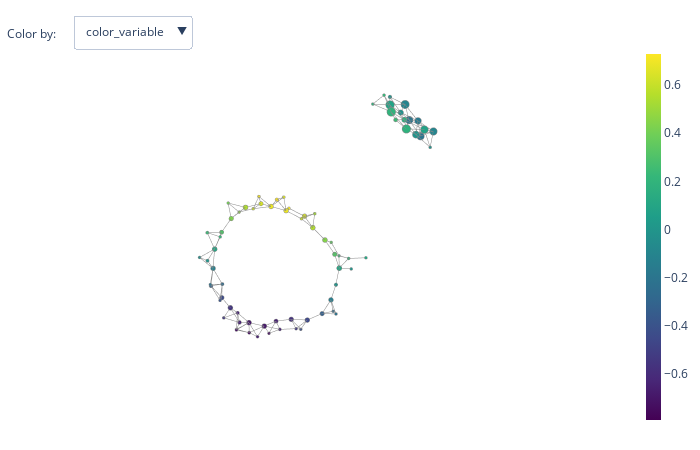

Source (notebook cell):
### Markdown cell above
### Change the layout dimension

It is also possible to visualise the Mapper graph in 3-dimensions by configuring the `layout_dim` argument:

### Code cell
fig = plot_static_mapper_graph(pipe, data, layout_dim=3, color_by_columns_dropdown=True)
fig.show(config={'scrollZoom': True})

### Figure 1 — Plotly figure (JSON) as saved in the notebook; plotly's stock layout.template omitted (floating-point values rounded to 4 significant figures; data arrays with more than 128 entries replaced by an {"elided": "..."} marker saying what was removed)
{"data": [{"hoverinfo": "none", "line": {"color": "#888", "width": 1}, "mode": "lines", "name": "edge_trace", "type": "scatter3d", "uid": "86b38585-ce25-4e17-a9e6-7b55ae55d4bc", "x": {"elided": "465 float values"}, "y": {"elided": "465 float values"}, "z": {"elided": "465 float values"}}, {"hoverinfo": "text", "hoverlabel": {"bgcolor": ["#461062", "#472172", "#45337e", "#3e4889", "#34608d", "#2d728e", "#440154", "#450c5f", "#461869", "#482676", "#433a81", "#3b508a", "#2f6c8e", "#287e8e", "#22948b", "#26a784", "#461264", "#461869", "#472070", "#21958b", "#26a684", "#31b27c", "#482374", "#482777", "#306b8e", "#2b758e", "#25848e", "#22938b", "#39b977", "#54c367", "#44367f", "#433a81", "#2b758e", "#297a8e", "#22928b", "#23a386", "#31b27c", "#5fc860", "#84d34a", "#3d4b89", "#39568b", "#25858e", "#22938b", "#2eaf7e", "#31b37c", "#36b779", "#a3da36", "#b1dd2e", "#34608d", "#2f6c8e", "#22928b", "#23a286", "#30b17d", "#3cba75", "#cae129", "#d8e228", "#2d728e", "#27808e", "#238f8c", "#dbe328", "#ebe527", "#f4e626", "#22948b", "#26a684", "#39b977", "#72cf55", "#90d642", "#cde129", "#eae527", "#fde725", "#34b67a", "#51c269", "#7fd24d", "#afdd2f", "#d4e228", "#f6e626"]}, "hovertext": ["Node ID: 0<br>Node size: 12<br>Summary statistic: -0.725", "Node ID: 1<br>Node size: 78<br>Summary statistic: -0.65", "Node ID: 2<br>Node size: 99<br>Summary statistic: -0.564", "Node ID: 3<br>Node size: 103<br>Summary statistic: -0.456", "Node ID: 4<br>Node size: 87<br>Summary statistic: -0.326", "Node ID: 5<br>Node size: 28<br>Summary statistic: -0.22", "Node ID: 6<br>Node size: 1<br>Summary statistic: -0.79", "Node ID: 7<br>Node size: 46<br>Summary statistic: -0.741", "Node ID: 8<br>Node size: 105<br>Summary statistic: -0.691", "Node ID: 9<br>Node size: 39<br>Summary statistic: -0.632", "Node ID: 10<br>Node size: 7<br>Summary statistic: -0.529", "Node ID: 11<br>Node size: 5<br>Summary statistic: -0.416", "Node ID: 12<br>Node size: 33<br>Summary statistic: -0.257", "Node ID: 13<br>Node size: 100<br>Summary statistic: -0.141", "Node ID: 14<br>Node size: 55<br>Summary statistic: -0.00904", "Node ID: 15<br>Node size: 1<br>Summary statistic: 0.111", "Node ID: 16<br>Node size: 17<br>Summary statistic: -0.718", "Node ID: 17<br>Node size: 108<br>Summary statistic: -0.692", "Node ID: 18<br>Node size: 11<br>Summary statistic: -0.657", "Node ID: 19<br>Node size: 1<br>Summary statistic: 0.00215", "Node ID: 20<br>Node size: 116<br>Summary statistic: 0.106", "Node ID: 21<br>Node size: 28<br>Summary statistic: 0.191", "Node ID: 22<br>Node size: 63<br>Summary statistic: -0.641", "Node ID: 23<br>Node size: 53<br>Summary statistic: -0.627", "Node ID: 24<br>Node size: 31<br>Summary statistic: -0.266", "Node ID: 25<br>Node size: 254<br>Summary statistic: -0.199", "Node ID: 26<br>Node size: 301<br>Summary statistic: -0.101", "Node ID: 27<br>Node size: 58<br>Summary statistic: -0.0136", "Node ID: 28<br>Node size: 31<br>Summary statistic: 0.234", "Node ID: 29<br>Node size: 87<br>Summary statistic: 0.313", "Node ID: 30<br>Node size: 105<br>Summary statistic: -0.549", "Node ID: 31<br>Node size: 17<br>Summary statistic: -0.53", "Node ID: 32<br>Node size: 248<br>Summary statistic: -0.197", "Node ID: 33<br>Node size: 193<br>Summary statistic: -0.169", "Node ID: 34<br>Node size: 126<br>Summary statistic: -0.0204", "Node ID: 35<br>Node size: 318<br>Summary statistic: 0.0846", "Node ID: 36<br>Node size: 2<br>Summary statistic: 0.189", "Node ID: 37<br>Node size: 3<br>Summary statistic: 0.348", "Node ID: 38<br>Node size: 105<br>Summary statistic: 0.443", "Node ID: 39<br>Node size: 93<br>Summary statistic: -0.443", "Node ID: 40<br>Node size: 14<br>Summary statistic: -0.384", "Node ID: 41<br>Node size: 247<br>Summary statistic: -0.1", "Node ID: 42<br>Node size: 221<br>Summary statistic: -0.0118", "Node ID: 43<br>Node size: 117<br>Summary statistic: 0.165", "Node ID: 44<br>Node size: 327<br>Summary statistic: 0.195", "Node ID: 45<br>Node size: 2<br>Summary statistic: 0.224", "Node ID: 46<br>Node size: 3<br>Summary statistic: 0.518", "Node ID: 47<br>Node size: 103<br>Summary statistic: 0.549", "Node ID: 48<br>Node size: 63<br>Summary statistic: -0.325", "Node ID: 49<br>Node size: 52<br>Summary statistic: -0.26", "Node ID: 50<br>Node size: 26<br>Summary statistic: -0.016", "Node ID: 51<br>Node size: 260<br>Summary statistic: 0.0819", "Node ID: 52<br>Node size: 318<br>Summary statistic: 0.185", "Node ID: 53<br>Node size: 65<br>Summary statistic: 0.244", "Node ID: 54<br>Node size: 23<br>Summary statistic: 0.61", "Node ID: 55<br>Node size: 95<br>Summary statistic: 0.642", "Node ID: 56<br>Node size: 10<br>Summary statistic: -0.217", "Node ID: 57<br>Node size: 101<br>Summary statistic: -0.129", "Node ID: 58<br>Node size: 8<br>Summary statistic: -0.0353", "Node ID: 59<br>Node size: 7<br>Summary statistic: 0.648", "Node ID: 60<br>Node size: 99<br>Summary statistic: 0.686", "Node ID: 61<br>Node size: 28<br>Summary statistic: 0.708", "Node ID: 62<br>Node size: 48<br>Summary statistic: -0.00824", "Node ID: 63<br>Node size: 107<br>Summary statistic: 0.109", "Node ID: 64<br>Node size: 45<br>Summary statistic: 0.234", "Node ID: 65<br>Node size: 8<br>Summary statistic: 0.401", "Node ID: 66<br>Node size: 7<br>Summary statistic: 0.473", "Node ID: 67<br>Node size: 29<br>Summary statistic: 0.615", "Node ID: 68<br>Node size: 100<br>Summary statistic: 0.684", "Node ID: 69<br>Node size: 55<br>Summary statistic: 0.729", "Node ID: 70<br>Node size: 18<br>Summary statistic: 0.214", "Node ID: 71<br>Node size: 77<br>Summary statistic: 0.305", "Node ID: 72<br>Node size: 92<br>Summary statistic: 0.431", "Node ID: 73<br>Node size: 107<br>Summary statistic: 0.545", "Node ID: 74<br>Node size: 83<br>Summary statistic: 0.633", "Node ID: 75<br>Node size: 24<br>Summary statistic: 0.712"], "marker": {"color": [-0.7255, -0.6505, -0.5638, -0.456, -0.3259, -0.2203, -0.7905, -0.7408, -0.6913, -0.6319, -0.529, -0.4165, -0.2572, -0.141, -0.00904, 0.111, -0.7175, -0.6924, -0.6568, 0.00215, 0.1056, 0.1911, -0.6414, -0.6266, -0.2659, -0.1992, -0.1005, -0.01364, 0.2339, 0.313, -0.5492, -0.5296, -0.1966, -0.1689, -0.02037, 0.08459, 0.1887, 0.3481, 0.443, -0.4428, -0.3841, -0.1001, -0.01185, 0.1655, 0.1951, 0.2244, 0.5176, 0.5495, -0.3253, -0.2598, -0.01597, 0.08187, 0.1849, 0.244, 0.6104, 0.6417, -0.2168, -0.1293, -0.03531, 0.6482, 0.686, 0.7079, -0.00824, 0.1088, 0.2343, 0.4015, 0.4727, 0.6152, 0.6836, 0.7288, 0.2137, 0.3046, 0.4306, 0.5455, 0.6329, 0.7119], "colorbar": {"thickness": 15, "title": {"side": "right", "text": ""}, "xanchor": "left"}, "colorscale": [[0, "#440154"], [0.1111, "#482878"], [0.2222, "#3e4989"], [0.3333, "#31688e"], [0.4444, "#26828e"], [0.5556, "#1f9e89"], [0.6667, "#35b779"], [0.7778, "#6ece58"], [0.8889, "#b5de2b"], [1, "#fde725"]], "line": {"color": "#888", "width": 1}, "opacity": 1, "reversescale": false, "showscale": true, "size": [12, 78, 99, 103, 87, 28, 1, 46, 105, 39, 7, 5, 33, 100, 55, 1, 17, 108, 11, 1, 116, 28, 63, 53, 31, 254, 301, 58, 31, 87, 105, 17, 248, 193, 126, 318, 2, 3, 105, 93, 14, 247, 221, 117, 327, 2, 3, 103, 63, 52, 26, 260, 318, 65, 23, 95, 10, 101, 8, 7, 99, 28, 48, 107, 45, 8, 7, 29, 100, 55, 18, 77, 92, 107, 83, 24], "sizemin": 4, "sizemode": "area", "sizeref": 4.542}, "mode": "markers", "name": "node_trace", "type": "scatter3d", "uid": "c779f4cb-ed68-47ee-b0f8-4888276aa724", "x": [0.2388, 0.108, -0.3756, -1.068, -1.568, -2.203, 1.361, 0.7846, 0.3134, -0.2785, -0.8337, -0.8316, -1.918, -1.77, -1.788, -2.778, 1.084, 0.7786, 0.2673, -2.097, -1.713, -2.059, 0.8515, 1.159, -4.312, -3.822, -3.624, -3.078, -1.526, -1.463, 1.217, 1.453, -4.362, -4.19, -3.606, -3.257, -2.803, -1.027, -0.9054, 1.378, 1.125, -4.821, -4.314, -3.884, -3.445, -3.143, -0.318, -0.3293, 1.673, 1.257, -4.896, -4.608, -4.084, -3.755, 0.07204, 0.2175, 1.371, 1.615, 2.13, 0.7245, 0.6503, 0.8647, 1.572, 1.708, 1.985, 2.096, 1.829, 1.638, 1.075, 1.122, 1.453, 1.754, 1.76, 1.478, 1.213, 1.585], "y": [1.091, 0.6302, 0.109, -0.1015, -0.6108, -0.6845, 1.85, 1.778, 1.293, 1.013, 0.5622, 0.09572, -1.08, -1.153, -1.684, -2.732, 2.224, 1.709, 1.961, -2.837, -2.24, -2.473, 2.252, 1.876, -3.322, -3.042, -2.953, -2.885, -2.677, -2.27, 2.215, 2.432, -2.706, -2.742, -2.507, -2.285, -1.782, -2.938, -2.456, 2.43, 2.867, -2.391, -2.048, -1.913, -1.783, -1.817, -2.672, -2.427, 2.567, 2.415, -1.751, -1.792, -1.456, -1.202, -2.126, -2.752, 2.942, 2.344, 2.36, -1.829, -1.837, -2.527, 2.62, 1.949, 1.858, 0.1958, -0.07424, -0.8247, -1.321, -1.94, 1.841, 1.327, 0.6026, -0.03255, -0.7683, -1.27], "z": [-3.748, -3.374, -3.575, -3.532, -3.406, -3.229, -3.193, -3.217, -3.094, -3.332, -3.513, -4.048, -3.569, -2.96, -2.485, -1.373, -2.706, -2.652, -3.032, -2.371, -1.966, -1.452, -2.108, -2.059, 4.91, 5.209, 5.785, 5.994, -1.638, -1.251, -1.447, -1.919, 4.835, 5.365, 5.661, 5.96, 6.102, -1.206, -0.7489, -0.7435, -0.3779, 5.24, 5.178, 5.687, 5.94, 6.447, 0.3792, -0.2123, -0.1039, 0.007899, 4.961, 5.524, 5.596, 5.952, 0.3593, 0.0414, 0.4097, 0.6164, 0.9834, 1.476, 0.8071, 0.4329, 1.223, 1.21, 1.826, 2.066, 1.539, 1.275, 1.231, 1.179, 1.788, 1.542, 1.694, 1.887, 1.676, 1.621]}], "layout": {"annotations": [{"align": "left", "showarrow": false, "text": "Color by:", "x": 0, "xref": "paper", "y": 1.055, "yref": "paper"}], "autosize": false, "height": 450, "hovermode": "closest", "margin": {"b": 20, "l": 5, "r": 5, "t": 40}, "scene": {"aspectmode": "auto", "aspectratio": {"x": 0.909, "y": 0.8103, "z": 1.358}, "camera": {"center": {"x": 0, "y": 0, "z": 0}, "eye": {"x": -0.6766, "y": 1.563, "z": 1.337}, "projection": {"type": "perspective"}, "up": {"x": 0, "y": 0, "z": 1}}, "xaxis": {"showbackground": false, "showgrid": false, "showline": false, "showticklabels": false, "title": {"text": ""}, "type": "linear", "zeroline": false}, "yaxis": {"showbackground": false, "showgrid": false, "showline": false, "showticklabels": false, "title": {"text": ""}, "type": "linear", "zeroline": false}, "zaxis": {"showbackground": false, "showgrid": false, "showline": false, "showticklabels": false, "title": {"text": ""}, "type": "linear", "zeroline": false}}, "showlegend": false, "title": {"text": ""}, "updatemenus": [{"buttons": [{"args": [{"hoverlabel.bgcolor": [null, ["#461062", "#472172", "#45337e", "#3e4889", "#34608d", "#2d728e", "#440154", "#450c5f", "#461869", "#482676", "#433a81", "#3b508a", "#2f6c8e", "#287e8e", "#22948b", "#26a784", "#461264", "#461869", "#472070", "#21958b", "#26a684", "#31b27c", "#482374", "#482777", "#306b8e", "#2b758e", "#25848e", "#22938b", "#39b977", "#54c367", "#44367f", "#433a81", "#2b758e", "#297a8e", "#22928b", "#23a386", "#31b27c", "#5fc860", "#84d34a", "#3d4b89", "#39568b", "#25858e", "#22938b", "#2eaf7e", "#31b37c", "#36b779", "#a3da36", "#b1dd2e", "#34608d", "#2f6c8e", "#22928b", "#23a286", "#30b17d", "#3cba75", "#cae129", "#d8e228", "#2d728e", "#27808e", "#238f8c", "#dbe328", "#ebe527", "#f4e626", "#22948b", "#26a684", "#39b977", "#72cf55", "#90d642", "#cde129", "#eae527", "#fde725", "#34b67a", "#51c269", "#7fd24d", "#afdd2f", "#d4e228", "#f6e626"]], "hovertext": [null, ["Node ID: 0<br>Node size: 12<br>Summary statistic: -0.725", "Node ID: 1<br>Node size: 78<br>Summary statistic: -0.65", "Node ID: 2<br>Node size: 99<br>Summary statistic: -0.564", "Node ID: 3<br>Node size: 103<br>Summary statistic: -0.456", "Node ID: 4<br>Node size: 87<br>Summary statistic: -0.326", "Node ID: 5<br>Node size: 28<br>Summary statistic: -0.22", "Node ID: 6<br>Node size: 1<br>Summary statistic: -0.79", "Node ID: 7<br>Node size: 46<br>Summary statistic: -0.741", "Node ID: 8<br>Node size: 105<br>Summary statistic: -0.691", "Node ID: 9<br>Node size: 39<br>Summary statistic: -0.632", "Node ID: 10<br>Node size: 7<br>Summary statistic: -0.529", "Node ID: 11<br>Node size: 5<br>Summary statistic: -0.416", "Node ID: 12<br>Node size: 33<br>Summary statistic: -0.257", "Node ID: 13<br>Node size: 100<br>Summary statistic: -0.141", "Node ID: 14<br>Node size: 55<br>Summary statistic: -0.00904", "Node ID: 15<br>Node size: 1<br>Summary statistic: 0.111", "Node ID: 16<br>Node size: 17<br>Summary statistic: -0.718", "Node ID: 17<br>Node size: 108<br>Summary statistic: -0.692", "Node ID: 18<br>Node size: 11<br>Summary statistic: -0.657", "Node ID: 19<br>Node size: 1<br>Summary statistic: 0.00215", "Node ID: 20<br>Node size: 116<br>Summary statistic: 0.106", "Node ID: 21<br>Node size: 28<br>Summary statistic: 0.191", "Node ID: 22<br>Node size: 63<br>Summary statistic: -0.641", "Node ID: 23<br>Node size: 53<br>Summary statistic: -0.627", "Node ID: 24<br>Node size: 31<br>Summary statistic: -0.266", "Node ID: 25<br>Node size: 254<br>Summary statistic: -0.199", "Node ID: 26<br>Node size: 301<br>Summary statistic: -0.101", "Node ID: 27<br>Node size: 58<br>Summary statistic: -0.0136", "Node ID: 28<br>Node size: 31<br>Summary statistic: 0.234", "Node ID: 29<br>Node size: 87<br>Summary statistic: 0.313", "Node ID: 30<br>Node size: 105<br>Summary statistic: -0.549", "Node ID: 31<br>Node size: 17<br>Summary statistic: -0.53", "Node ID: 32<br>Node size: 248<br>Summary statistic: -0.197", "Node ID: 33<br>Node size: 193<br>Summary statistic: -0.169", "Node ID: 34<br>Node size: 126<br>Summary statistic: -0.0204", "Node ID: 35<br>Node size: 318<br>Summary statistic: 0.0846", "Node ID: 36<br>Node size: 2<br>Summary statistic: 0.189", "Node ID: 37<br>Node size: 3<br>Summary statistic: 0.348", "Node ID: 38<br>Node size: 105<br>Summary statistic: 0.443", "Node ID: 39<br>Node size: 93<br>Summary statistic: -0.443", "Node ID: 40<br>Node size: 14<br>Summary statistic: -0.384", "Node ID: 41<br>Node size: 247<br>Summary statistic: -0.1", "Node ID: 42<br>Node size: 221<br>Summary statistic: -0.0118", "Node ID: 43<br>Node size: 117<br>Summary statistic: 0.165", "Node ID: 44<br>Node size: 327<br>Summary statistic: 0.195", "Node ID: 45<br>Node size: 2<br>Summary statistic: 0.224", "Node ID: 46<br>Node size: 3<br>Summary statistic: 0.518", "Node ID: 47<br>Node size: 103<br>Summary statistic: 0.549", "Node ID: 48<br>Node size: 63<br>Summary statistic: -0.325", "Node ID: 49<br>Node size: 52<br>Summary statistic: -0.26", "Node ID: 50<br>Node size: 26<br>Summary statistic: -0.016", "Node ID: 51<br>Node size: 260<br>Summary statistic: 0.0819", "Node ID: 52<br>Node size: 318<br>Summary statistic: 0.185", "Node ID: 53<br>Node size: 65<br>Summary statistic: 0.244", "Node ID: 54<br>Node size: 23<br>Summary statistic: 0.61", "Node ID: 55<br>Node size: 95<br>Summary statistic: 0.642", "Node ID: 56<br>Node size: 10<br>Summary statistic: -0.217", "Node ID: 57<br>Node size: 101<br>Summary statistic: -0.129", "Node ID: 58<br>Node size: 8<br>Summary statistic: -0.0353", "Node ID: 59<br>Node size: 7<br>Summary statistic: 0.648", "Node ID: 60<br>Node size: 99<br>Summary statistic: 0.686", "Node ID: 61<br>Node size: 28<br>Summary statistic: 0.708", "Node ID: 62<br>Node size: 48<br>Summary statistic: -0.00824", "Node ID: 63<br>Node size: 107<br>Summary statistic: 0.109", "Node ID: 64<br>Node size: 45<br>Summary statistic: 0.234", "Node ID: 65<br>Node size: 8<br>Summary statistic: 0.401", "Node ID: 66<br>Node size: 7<br>Summary statistic: 0.473", "Node ID: 67<br>Node size: 29<br>Summary statistic: 0.615", "Node ID: 68<br>Node size: 100<br>Summary statistic: 0.684", "Node ID: 69<br>Node size: 55<br>Summary statistic: 0.729", "Node ID: 70<br>Node size: 18<br>Summary statistic: 0.214", "Node ID: 71<br>Node size: 77<br>Summary statistic: 0.305", "Node ID: 72<br>Node size: 92<br>Summary statistic: 0.431", "Node ID: 73<br>Node size: 107<br>Summary statistic: 0.545", "Node ID: 74<br>Node size: 83<br>Summary statistic: 0.633", "Node ID: 75<br>Node size: 24<br>Summary statistic: 0.712"]], "marker.color": [null, [-0.7255, -0.6505, -0.5638, -0.456, -0.3259, -0.2203, -0.7905, -0.7408, -0.6913, -0.6319, -0.529, -0.4165, -0.2572, -0.141, -0.00904, 0.111, -0.7175, -0.6924, -0.6568, 0.00215, 0.1056, 0.1911, -0.6414, -0.6266, -0.2659, -0.1992, -0.1005, -0.01364, 0.2339, 0.313, -0.5492, -0.5296, -0.1966, -0.1689, -0.02037, 0.08459, 0.1887, 0.3481, 0.443, -0.4428, -0.3841, -0.1001, -0.01185, 0.1655, 0.1951, 0.2244, 0.5176, 0.5495, -0.3253, -0.2598, -0.01597, 0.08187, 0.1849, 0.244, 0.6104, 0.6417, -0.2168, -0.1293, -0.03531, 0.6482, 0.686, 0.7079, -0.00824, 0.1088, 0.2343, 0.4015, 0.4727, 0.6152, 0.6836, 0.7288, 0.2137, 0.3046, 0.4306, 0.5455, 0.6329, 0.7119]]}], "label": "color_variable", "method": "restyle"}, {"args": [{"hoverlabel.bgcolor": [null, ["#450d5f", "#45085a", "#440356", "#440154", "#450759", "#450e60", "#433880", "#462f7c", "#482474", "#46196a", "#461364", "#461062", "#461667", "#471f70", "#462f7c", "#44367f", "#3b508a", "#3e4989", "#423c82", "#433981", "#3f4587", "#3c4d8a", "#306a8e", "#33638d", "#2d718e", "#2e6e8e", "#2f6d8e", "#2e708e", "#34618d", "#31698e", "#26838e", "#287e8e", "#26848e", "#287d8e", "#2a798e", "#26828e", "#24898d", "#297b8e", "#26828e", "#1f9e89", "#22a287", "#1f9d89", "#24a485", "#27a783", "#1f9e89", "#22938b", "#24a485", "#1f9e89", "#34b67a", "#3dba74", "#2cad80", "#30b17d", "#31b27c", "#2dad7f", "#3fbb73", "#35b779", "#62c95f", "#72cf56", "#82d34b", "#93d641", "#77d052", "#62c95f", "#a5da35", "#bfdf2a", "#d5e228", "#dbe328", "#dbe328", "#d4e228", "#c2e02a", "#acdc31", "#e8e427", "#f1e626", "#fde725", "#fce725", "#f3e626", "#e9e427"]], "hovertext": [null, ["Node ID: 0<br>Node size: 12<br>Summary statistic: -0.927", "Node ID: 1<br>Node size: 78<br>Summary statistic: -0.955", "Node ID: 2<br>Node size: 99<br>Summary statistic: -0.985", "Node ID: 3<br>Node size: 103<br>Summary statistic: -0.995", "Node ID: 4<br>Node size: 87<br>Summary statistic: -0.962", "Node ID: 5<br>Node size: 28<br>Summary statistic: -0.921", "Node ID: 6<br>Node size: 1<br>Summary statistic: -0.667", "Node ID: 7<br>Node size: 46<br>Summary statistic: -0.728", "Node ID: 8<br>Node size: 105<br>Summary statistic: -0.799", "Node ID: 9<br>Node size: 39<br>Summary statistic: -0.861", "Node ID: 10<br>Node size: 7<br>Summary statistic: -0.894", "Node ID: 11<br>Node size: 5<br>Summary statistic: -0.909", "Node ID: 12<br>Node size: 33<br>Summary statistic: -0.878", "Node ID: 13<br>Node size: 100<br>Summary statistic: -0.824", "Node ID: 14<br>Node size: 55<br>Summary statistic: -0.726", "Node ID: 15<br>Node size: 1<br>Summary statistic: -0.679", "Node ID: 16<br>Node size: 17<br>Summary statistic: -0.503", "Node ID: 17<br>Node size: 108<br>Summary statistic: -0.556", "Node ID: 18<br>Node size: 11<br>Summary statistic: -0.643", "Node ID: 19<br>Node size: 1<br>Summary statistic: -0.661", "Node ID: 20<br>Node size: 116<br>Summary statistic: -0.58", "Node ID: 21<br>Node size: 28<br>Summary statistic: -0.524", "Node ID: 22<br>Node size: 63<br>Summary statistic: -0.318", "Node ID: 23<br>Node size: 53<br>Summary statistic: -0.369", "Node ID: 24<br>Node size: 31<br>Summary statistic: -0.257", "Node ID: 25<br>Node size: 254<br>Summary statistic: -0.28", "Node ID: 26<br>Node size: 301<br>Summary statistic: -0.287", "Node ID: 27<br>Node size: 58<br>Summary statistic: -0.264", "Node ID: 28<br>Node size: 31<br>Summary statistic: -0.385", "Node ID: 29<br>Node size: 87<br>Summary statistic: -0.323", "Node ID: 30<br>Node size: 105<br>Summary statistic: -0.101", "Node ID: 31<br>Node size: 17<br>Summary statistic: -0.145", "Node ID: 32<br>Node size: 248<br>Summary statistic: -0.098", "Node ID: 33<br>Node size: 193<br>Summary statistic: -0.156", "Node ID: 34<br>Node size: 126<br>Summary statistic: -0.183", "Node ID: 35<br>Node size: 318<br>Summary statistic: -0.108", "Node ID: 36<br>Node size: 2<br>Summary statistic: -0.0551", "Node ID: 37<br>Node size: 3<br>Summary statistic: -0.172", "Node ID: 38<br>Node size: 105<br>Summary statistic: -0.107", "Node ID: 39<br>Node size: 93<br>Summary statistic: 0.108", "Node ID: 40<br>Node size: 14<br>Summary statistic: 0.143", "Node ID: 41<br>Node size: 247<br>Summary statistic: 0.0995", "Node ID: 42<br>Node size: 221<br>Summary statistic: 0.159", "Node ID: 43<br>Node size: 117<br>Summary statistic: 0.191", "Node ID: 44<br>Node size: 327<br>Summary statistic: 0.114", "Node ID: 45<br>Node size: 2<br>Summary statistic: 0.0204", "Node ID: 46<br>Node size: 3<br>Summary statistic: 0.16", "Node ID: 47<br>Node size: 103<br>Summary statistic: 0.109", "Node ID: 48<br>Node size: 63<br>Summary statistic: 0.322", "Node ID: 49<br>Node size: 52<br>Summary statistic: 0.364", "Node ID: 50<br>Node size: 26<br>Summary statistic: 0.241", "Node ID: 51<br>Node size: 260<br>Summary statistic: 0.28", "Node ID: 52<br>Node size: 318<br>Summary statistic: 0.286", "Node ID: 53<br>Node size: 65<br>Summary statistic: 0.246", "Node ID: 54<br>Node size: 23<br>Summary statistic: 0.371", "Node ID: 55<br>Node size: 95<br>Summary statistic: 0.332", "Node ID: 56<br>Node size: 10<br>Summary statistic: 0.505", "Node ID: 57<br>Node size: 101<br>Summary statistic: 0.565", "Node ID: 58<br>Node size: 8<br>Summary statistic: 0.616", "Node ID: 59<br>Node size: 7<br>Summary statistic: 0.667", "Node ID: 60<br>Node size: 99<br>Summary statistic: 0.582", "Node ID: 61<br>Node size: 28<br>Summary statistic: 0.507", "Node ID: 62<br>Node size: 48<br>Summary statistic: 0.725", "Node ID: 63<br>Node size: 107<br>Summary statistic: 0.804", "Node ID: 64<br>Node size: 45<br>Summary statistic: 0.872", "Node ID: 65<br>Node size: 8<br>Summary statistic: 0.89", "Node ID: 66<br>Node size: 7<br>Summary statistic: 0.89", "Node ID: 67<br>Node size: 29<br>Summary statistic: 0.869", "Node ID: 68<br>Node size: 100<br>Summary statistic: 0.815", "Node ID: 69<br>Node size: 55<br>Summary statistic: 0.745", "Node ID: 70<br>Node size: 18<br>Summary statistic: 0.93", "Node ID: 71<br>Node size: 77<br>Summary statistic: 0.959", "Node ID: 72<br>Node size: 92<br>Summary statistic: 0.995", "Node ID: 73<br>Node size: 107<br>Summary statistic: 0.992", "Node ID: 74<br>Node size: 83<br>Summary statistic: 0.963", "Node ID: 75<br>Node size: 24<br>Summary statistic: 0.933"]], "marker.color": [null, [-0.9274, -0.9553, -0.9845, -0.9951, -0.962, -0.9207, -0.6668, -0.7278, -0.7994, -0.8606, -0.8941, -0.9088, -0.8779, -0.8244, -0.7258, -0.6794, -0.503, -0.5561, -0.6425, -0.6614, -0.5804, -0.5245, -0.3181, -0.3686, -0.257, -0.2804, -0.2872, -0.2642, -0.3852, -0.3234, -0.1009, -0.1451, -0.09803, -0.1556, -0.1833, -0.1075, -0.05508, -0.1724, -0.1074, 0.1079, 0.1431, 0.09953, 0.1595, 0.1911, 0.1143, 0.02037, 0.1598, 0.1093, 0.3215, 0.3642, 0.2413, 0.2795, 0.2865, 0.2463, 0.3712, 0.3323, 0.5045, 0.5645, 0.6165, 0.6673, 0.5818, 0.5067, 0.7252, 0.8035, 0.8717, 0.8899, 0.8902, 0.869, 0.8153, 0.7452, 0.9298, 0.9587, 0.995, 0.9921, 0.9634, 0.9328]]}], "label": "Column 0", "method": "restyle"}, {"args": [{"hoverlabel.bgcolor": [null, ["#3c4d8a", "#32668e", "#287e8e", "#209b8a", "#33b57a", "#5cc763", "#461062", "#472b7a", "#3f4587", "#355e8c", "#297c8e", "#209a8a", "#3ebb74", "#6ccd59", "#a0d938", "#dfe327", "#450d5f", "#471f6f", "#433880", "#93d641", "#bbdf2a", "#e1e327", "#450759", "#461566", "#2e6f8e", "#26818e", "#209b8a", "#2cad80", "#cfe129", "#efe526", "#440154", "#461062", "#2f6d8e", "#297a8e", "#22a287", "#30b17d", "#4fc26a", "#d4e228", "#fde725", "#440255", "#461062", "#2f6c8e", "#2a7a8e", "#22a287", "#30b17d", "#4ec16a", "#d7e228", "#fce725", "#440558", "#461567", "#2e6f8e", "#26828e", "#209b8a", "#2cad7f", "#cee129", "#efe526", "#450b5e", "#472070", "#44357f", "#87d448", "#bbdf2b", "#e2e427", "#462d7b", "#3f4487", "#355e8c", "#25858d", "#21978a", "#3dba74", "#6ece58", "#a2da37", "#3b508a", "#32668e", "#27808e", "#1f9d89", "#32b47b", "#5fc861"]], "hovertext": [null, ["Node ID: 0<br>Node size: 12<br>Summary statistic: -0.524", "Node ID: 1<br>Node size: 78<br>Summary statistic: -0.346", "Node ID: 2<br>Node size: 99<br>Summary statistic: -0.143", "Node ID: 3<br>Node size: 103<br>Summary statistic: 0.0831", "Node ID: 4<br>Node size: 87<br>Summary statistic: 0.31", "Node ID: 5<br>Node size: 28<br>Summary statistic: 0.48", "Node ID: 6<br>Node size: 1<br>Summary statistic: -0.914", "Node ID: 7<br>Node size: 46<br>Summary statistic: -0.754", "Node ID: 8<br>Node size: 105<br>Summary statistic: -0.583", "Node ID: 9<br>Node size: 39<br>Summary statistic: -0.403", "Node ID: 10<br>Node size: 7<br>Summary statistic: -0.164", "Node ID: 11<br>Node size: 5<br>Summary statistic: 0.0759", "Node ID: 12<br>Node size: 33<br>Summary statistic: 0.364", "Node ID: 13<br>Node size: 100<br>Summary statistic: 0.542", "Node ID: 14<br>Node size: 55<br>Summary statistic: 0.708", "Node ID: 15<br>Node size: 1<br>Summary statistic: 0.901", "Node ID: 16<br>Node size: 17<br>Summary statistic: -0.932", "Node ID: 17<br>Node size: 108<br>Summary statistic: -0.829", "Node ID: 18<br>Node size: 11<br>Summary statistic: -0.671", "Node ID: 19<br>Node size: 1<br>Summary statistic: 0.666", "Node ID: 20<br>Node size: 116<br>Summary statistic: 0.792", "Node ID: 21<br>Node size: 28<br>Summary statistic: 0.907", "Node ID: 22<br>Node size: 63<br>Summary statistic: -0.965", "Node ID: 23<br>Node size: 53<br>Summary statistic: -0.885", "Node ID: 24<br>Node size: 31<br>Summary statistic: -0.275", "Node ID: 25<br>Node size: 254<br>Summary statistic: -0.118", "Node ID: 26<br>Node size: 301<br>Summary statistic: 0.0861", "Node ID: 27<br>Node size: 58<br>Summary statistic: 0.237", "Node ID: 28<br>Node size: 31<br>Summary statistic: 0.853", "Node ID: 29<br>Node size: 87<br>Summary statistic: 0.949", "Node ID: 30<br>Node size: 105<br>Summary statistic: -0.997", "Node ID: 31<br>Node size: 17<br>Summary statistic: -0.914", "Node ID: 32<br>Node size: 248<br>Summary statistic: -0.295", "Node ID: 33<br>Node size: 193<br>Summary statistic: -0.182", "Node ID: 34<br>Node size: 126<br>Summary statistic: 0.143", "Node ID: 35<br>Node size: 318<br>Summary statistic: 0.277", "Node ID: 36<br>Node size: 2<br>Summary statistic: 0.432", "Node ID: 37<br>Node size: 3<br>Summary statistic: 0.869", "Node ID: 38<br>Node size: 105<br>Summary statistic: 0.993", "Node ID: 39<br>Node size: 93<br>Summary statistic: -0.993", "Node ID: 40<br>Node size: 14<br>Summary statistic: -0.911", "Node ID: 41<br>Node size: 247<br>Summary statistic: -0.3", "Node ID: 42<br>Node size: 221<br>Summary statistic: -0.183", "Node ID: 43<br>Node size: 117<br>Summary statistic: 0.14", "Node ID: 44<br>Node size: 327<br>Summary statistic: 0.276", "Node ID: 45<br>Node size: 2<br>Summary statistic: 0.428", "Node ID: 46<br>Node size: 3<br>Summary statistic: 0.875", "Node ID: 47<br>Node size: 103<br>Summary statistic: 0.99", "Node ID: 48<br>Node size: 63<br>Summary statistic: -0.972", "Node ID: 49<br>Node size: 52<br>Summary statistic: -0.884", "Node ID: 50<br>Node size: 26<br>Summary statistic: -0.273", "Node ID: 51<br>Node size: 260<br>Summary statistic: -0.116", "Node ID: 52<br>Node size: 318<br>Summary statistic: 0.0834", "Node ID: 53<br>Node size: 65<br>Summary statistic: 0.242", "Node ID: 54<br>Node size: 23<br>Summary statistic: 0.85", "Node ID: 55<br>Node size: 95<br>Summary statistic: 0.951", "Node ID: 56<br>Node size: 10<br>Summary statistic: -0.938", "Node ID: 57<br>Node size: 101<br>Summary statistic: -0.823", "Node ID: 58<br>Node size: 8<br>Summary statistic: -0.687", "Node ID: 59<br>Node size: 7<br>Summary statistic: 0.629", "Node ID: 60<br>Node size: 99<br>Summary statistic: 0.79", "Node ID: 61<br>Node size: 28<br>Summary statistic: 0.909", "Node ID: 62<br>Node size: 48<br>Summary statistic: -0.742", "Node ID: 63<br>Node size: 107<br>Summary statistic: -0.586", "Node ID: 64<br>Node size: 45<br>Summary statistic: -0.403", "Node ID: 65<br>Node size: 8<br>Summary statistic: -0.0869", "Node ID: 66<br>Node size: 7<br>Summary statistic: 0.0551", "Node ID: 67<br>Node size: 29<br>Summary statistic: 0.361", "Node ID: 68<br>Node size: 100<br>Summary statistic: 0.552", "Node ID: 69<br>Node size: 55<br>Summary statistic: 0.712", "Node ID: 70<br>Node size: 18<br>Summary statistic: -0.502", "Node ID: 71<br>Node size: 77<br>Summary statistic: -0.349", "Node ID: 72<br>Node size: 92<br>Summary statistic: -0.134", "Node ID: 73<br>Node size: 107<br>Summary statistic: 0.0989", "Node ID: 74<br>Node size: 83<br>Summary statistic: 0.302", "Node ID: 75<br>Node size: 24<br>Summary statistic: 0.491"]], "marker.color": [null, [-0.5236, -0.3456, -0.1431, 0.08313, 0.3102, 0.4802, -0.9142, -0.7538, -0.5832, -0.4033, -0.164, 0.0759, 0.3635, 0.5424, 0.7077, 0.9014, -0.9321, -0.8287, -0.6712, 0.6657, 0.7916, 0.9068, -0.9647, -0.8847, -0.2748, -0.118, 0.08611, 0.2369, 0.8529, 0.9494, -0.9975, -0.9141, -0.2952, -0.1823, 0.1425, 0.2767, 0.4325, 0.8685, 0.9934, -0.9934, -0.9112, -0.2998, -0.1832, 0.1399, 0.2759, 0.4284, 0.8754, 0.9897, -0.9722, -0.8837, -0.2732, -0.1158, 0.08341, 0.2417, 0.8495, 0.9512, -0.9381, -0.8232, -0.6871, 0.6291, 0.7902, 0.9092, -0.7417, -0.5859, -0.403, -0.08689, 0.0551, 0.3615, 0.552, 0.7124, -0.5024, -0.3494, -0.1338, 0.09889, 0.3025, 0.491]]}], "label": "Column 1", "method": "restyle"}], "direction": "down", "pad": {"r": 10, "t": 10}, "showactive": true, "x": 0.11, "xanchor": "left", "y": 1.1, "yanchor": "top"}], "width": 700}}
